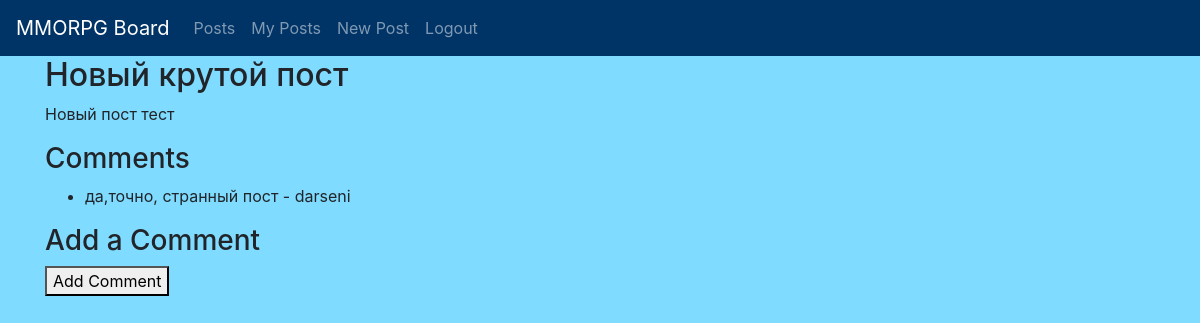
Screenshot of /post/3/ (signed in) with the database file from the repository.
### board/models.py (models this page shows, shortened)
class Post(models.Model):
    title = models.CharField(max_length=200)
    content = RichTextField()
    image = models.ImageField(upload_to='images/', null=True, blank=True)
    video = models.FileField(upload_to='videos/', null=True, blank=True)
    category = models.ForeignKey(Category, on_delete=models.CASCADE)
    author = models.ForeignKey(User, on_delete=models.CASCADE)
    created_date = models.DateTimeField(default=timezone.now)
    published_date = models.DateTimeField(blank=True, null=True)

class Response(models.Model):
    post = models.ForeignKey(Post, on_delete=models.CASCADE, related_name='responses')
    author = models.ForeignKey(User, on_delete=models.CASCADE)
    content = models.TextField()
    created_at = models.DateTimeField(auto_now_add=True)
    accepted = models.BooleanField(default=False)

### board/views.py (the view)
# urls.py: path('post/<int:pk>/', views.post_detail, name='post_detail'),
def post_detail(request, pk):
    post = get_object_or_404(Post, pk=pk)
    return render(request, 'board/post_detail.html', {'post': post})

### templates/board/post_detail.html (shortened to what this page needs)
{% extends "base.html" %}
{% block content %}
<h2>{{ post.title }}</h2>
<p>{{ post.content|safe }}</p>
<h3>Comments</h3>
<ul>
    {% for response in post.responses.all %}
        <li>{{ response.content }} - {{ response.author.username }}</li>
    {% endfor %}
</ul>
{% if user.is_authenticated %}
    <h3>Add a Comment</h3>
    <form action="{% url 'add_comment' pk=post.pk %}" method="post">
        <button type="submit">Add Comment</button>
    </form>
{% else %}
    <p>You need to <a href="{% url 'account_login' %}">log in</a> to add a comment.</p>
{% endif %}
{% endblock %}

### templates/base.html (style rules this page uses)
body { transition: background-color 1s; }

### rows the page displays
Post: title "Новый крутой пост", content "Новый пост тест"
Response: content "да,точно, странный пост", author.username "darseni"
